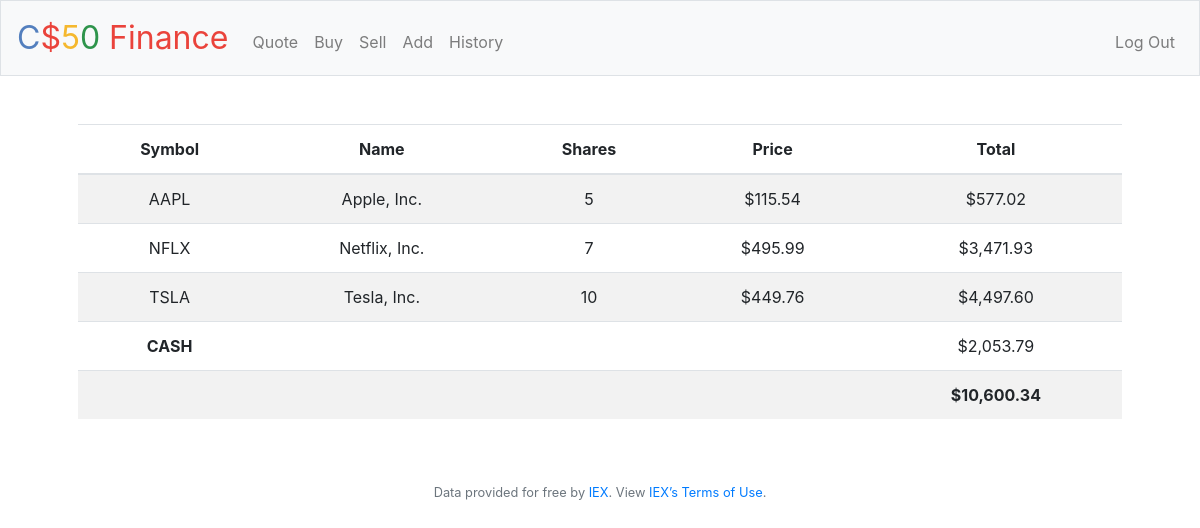
The page / (signed in) on the database its author committed.
### tables this page shows
CREATE TABLE transactions (user_id INT, symbol VARCHAR(30), name VARCHAR(255), shares INT, price FLOAT, total FLOAT, time DATETIME);

CREATE TABLE 'users' ('id' INTEGER PRIMARY KEY AUTOINCREMENT NOT NULL, 'username' TEXT NOT NULL, 'hash' TEXT NOT NULL, 'cash' NUMERIC NOT NULL DEFAULT 10000.00 );

### pset8/finance/application.py (the view)
@app.route("/")
@login_required
def index():
    """Relative data"""
    portfolio = db.execute(
        "SELECT symbol, name, SUM(shares) AS shares, price, SUM(total) AS total FROM transactions WHERE user_id = :user_id GROUP BY user_id, symbol", user_id=session['user_id'])
    """User's cash"""
    monz = db.execute("SELECT cash FROM users WHERE id = :id",
                      id=session['user_id'])
    cash = monz[0]['cash']
    """Calculating the total"""
    total = cash
    for subtotal in range(len(portfolio)):
        total += portfolio[subtotal]['total']
    return render_template("index.html", portfolio=portfolio, cash=cash, total=total)

### pset8/finance/application.py (called while the page is built)
@app.after_request
def after_request(response):
    response.headers["Cache-Control"] = "no-cache, no-store, must-revalidate"
    response.headers["Expires"] = 0
    response.headers["Pragma"] = "no-cache"
    return response

### pset8/finance/helpers.py (called while the page is built)
def login_required(f):
    @wraps(f)
    def decorated_function(*args, **kwargs):
        if session.get("user_id") is None:
            return redirect("/login")
        return f(*args, **kwargs)
    return decorated_function

def usd(value):
    return f"${value:,.2f}"

### pset8/finance/templates/index.html (shortened to what this page needs)
{% extends "layout.html" %}
{% block main %}
<table class="table table-striped">
  <thead>
    <tr>
      <th scope="col">Symbol</th>
      <th scope="col">Name</th>
      <th scope="col">Shares</th>
      <th scope="col">Price</th>
      <th scope="col">Total</th>
    </tr>
  </thead>
  <tbody>
    {% for row in portfolio %}
      {% if loop.index0 < loop.length%}
        <tr>
          <td>{{ portfolio[loop.index0]['symbol'] }}</td>
          <td>{{ portfolio[loop.index0]['name'] }}</td>
          <td>{{ portfolio[loop.index0]['shares'] }}</td>
          <td>{{ portfolio[loop.index0]['price'] | usd}}</td>
          <td>{{ portfolio[loop.index0]['total'] | usd }}</td>
        </tr>
      {% endif %}
    {% endfor %}
    <tr>
      <th>CASH</th>
      <td></td>
      <td></td>
      <td></td>
      <td>{{ cash | usd }}</td>
    </tr>
    <tr>
      <td></td>
      <td></td>
      <td></td>
      <td></td>
      <th>{{ total | usd }}</th>
    </tr>
  </tbody>
</table>
{% endblock %}

### rows shown on the page
transactions: symbol "NFLX", name "Netflix, Inc.", shares "7", price "$495.99", total "$3,471.93"
transactions: symbol "TSLA", name "Tesla, Inc.", shares "10", price "$449.76", total "$4,497.60"
users: cash "$2,053.79"

### other values the page prints
{{ portfolio[loop.index0]['symbol'] }} "AAPL"
{{ portfolio[loop.index0]['name'] }} "Apple, Inc."
{{ portfolio[loop.index0]['shares'] }} "5"
{{ portfolio[loop.index0]['price'] | usd }} "$115.54"
{{ portfolio[loop.index0]['total'] | usd }} "$577.02"
{{ total | usd }} "$10,600.34"
